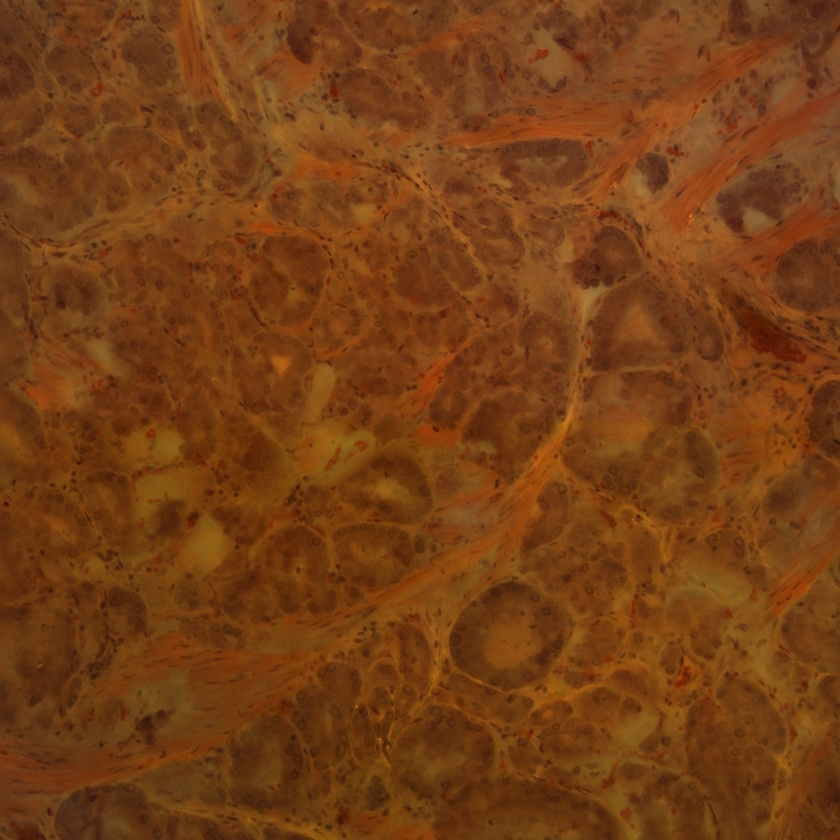
#> input picture Prostate.jpg, 840 x 840 px, shrunk from 2048 x 2048 before the run
$ jupyter execute --allow-errors GPU_ACCELERATED.ipynb
#> lines starting #> are read from the running program, lines starting #| are printed output that depends on the picture
[cell 1]
import cupy as cp
from cupyx.scipy import fftpack
import numpy as np
import cv2
from scipy.optimize import minimize
from skimage.metrics import structural_similarity as ssim
from scipy.signal import convolve2d
from matplotlib import pyplot as plt
from cupyx.scipy.signal import fftconvolve
from PIL import Image

[cell 2]
# [5 lines left out: function gaussian_filter_gpu, not called in this run]

[cell 3]
# [4 lines left out: function apply_kernel_gpu, not called in this run]

[cell 4]
import cupy as cp
from cupyx.scipy.fft import fft2, ifft2, fftshift

# [31 lines left out: function wiener_deconvolution, not called in this run]

[cell 5]
# Load images
input_image = cv2.imread('Prostate.jpg', cv2.IMREAD_GRAYSCALE)
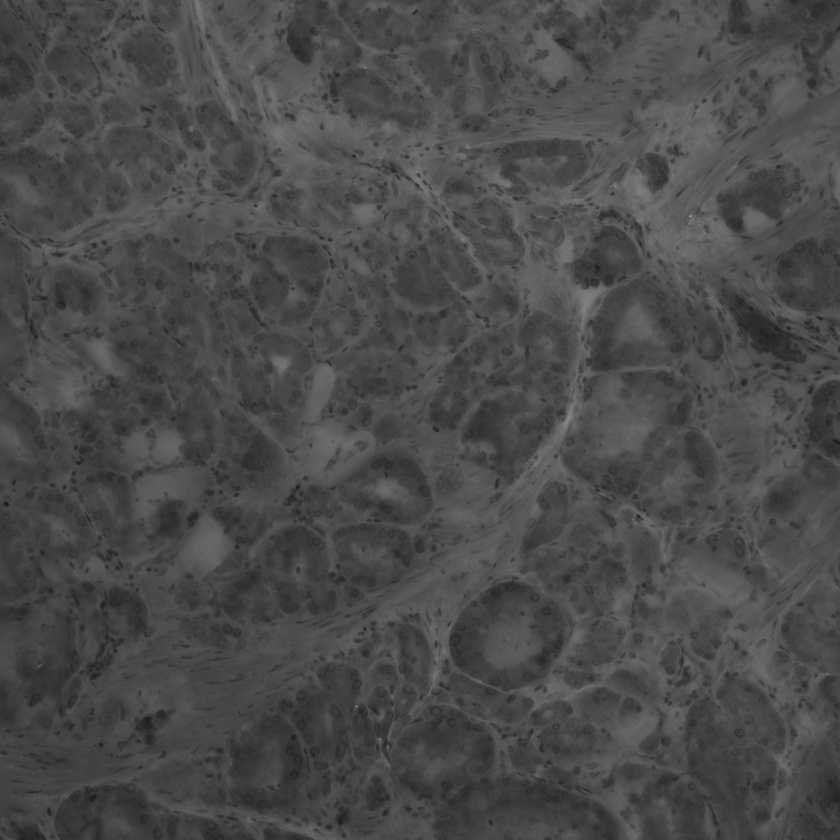
#> input_image: shape (840, 840); min 17, max 172, mean 74.4
target_image = cv2.imread('good.jpg', cv2.IMREAD_GRAYSCALE)
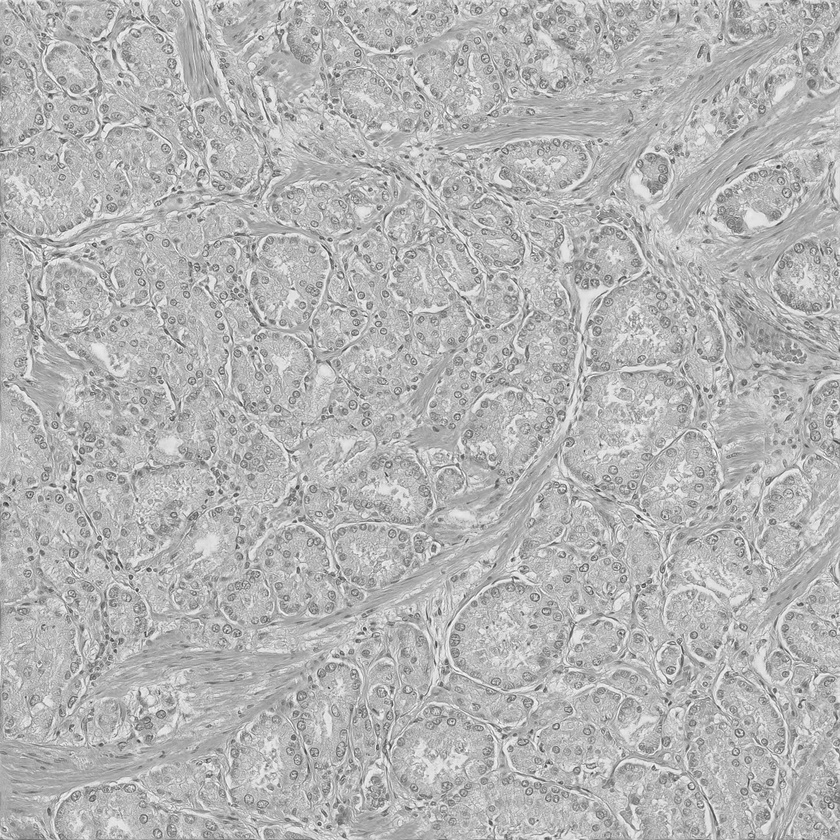
#> input picture good.jpg, 840 x 840 px, shrunk from 2048 x 2048 before the run
#> target_image is the input picture: shape (840, 840); min 38, max 255, mean 180.5

# Ensure both images have the same size
min_shape = np.minimum(input_image.shape, target_image.shape)
#> min_shape = [840, 840]
input_image = input_image[:min_shape[0], :min_shape[1]]
target_image = target_image[:min_shape[0], :min_shape[1]]

# Convert images to float and normalize to [0, 1]
#> (the rest of this cell did not finish here and is left out)

[cell 6]
ssim(cp.asnumpy(input_image), cp.asnumpy(target_image),
                      data_range=1.0,
                      gaussian_weights=True,
                      sigma=1.5,
                      use_sample_covariance=False)
#> (this line was passed over: cupy is not available in this run)

[cell 7]
import cupy as cp
import numpy as np
import cv2
from scipy.optimize import minimize
from skimage.metrics import structural_similarity as ssim

def gaussian_2d(x, y, amplitude, x0, y0, sigma_x, sigma_y):
    return amplitude * cp.exp(-(((x - x0) / sigma_x)**2 + ((y - y0) / sigma_y)**2) / 2)

# [13 lines left out: functions gaussian_sum, objective_ssim, not called in this run]

# Example usage
#> (the rest of this cell did not finish here and is left out)

[cell 8]
import numpy as np
import cupy as cp
import cupyx.scipy.signal as cps
import cv2
from skimage.metrics import structural_similarity as ssim

def gaussian_filter(size, sigma):
    x, y = np.meshgrid(np.linspace(-1, 1, size), np.linspace(-1, 1, size))
    d = np.sqrt(x*x + y*y)
    g = np.exp(-(d**2 / (2.0 * sigma**2)))
    return g / g.sum()

def convolve_arrays(array1, array2, mode='same'):
    cupy_array1 = cp.asarray(array1)
    cupy_array2 = cp.asarray(array2)
    result_cupy = cps.fftconvolve(cupy_array1, cupy_array2, mode=mode)
    return cp.asnumpy(result_cupy)

input_array = cv2.imread('Prostate.jpg', cv2.IMREAD_GRAYSCALE).astype(np.float64) / 255.0
#> input_array: shape (840, 840) float64; min 0.0667, max 0.675, mean 0.292
target_array = cv2.imread('good.jpg', cv2.IMREAD_GRAYSCALE).astype(np.float64) / 255.0
#> target_array: shape (840, 840) float64; min 0.149, max 1, mean 0.708

le_score = 0
le_optimal_kernel = 0
le_optimal_sigma = 0

#> (the rest of this cell did not finish here and is left out)

[cell 9]
gaussian_filter(11, 5).shape

[cell 10]
plt.imsave("new2.jpg", convolve_arrays(input_array, gaussian_filter(11, 1)), cmap="gray")
#> (the call stopped at in convolve_arrays, `cupy_array1 = cp.asarray(array1)`: cupy is not available in this run)

[cell 11]
new_image = convolve2d(input_array, gaussian_filter(11, 0.1))
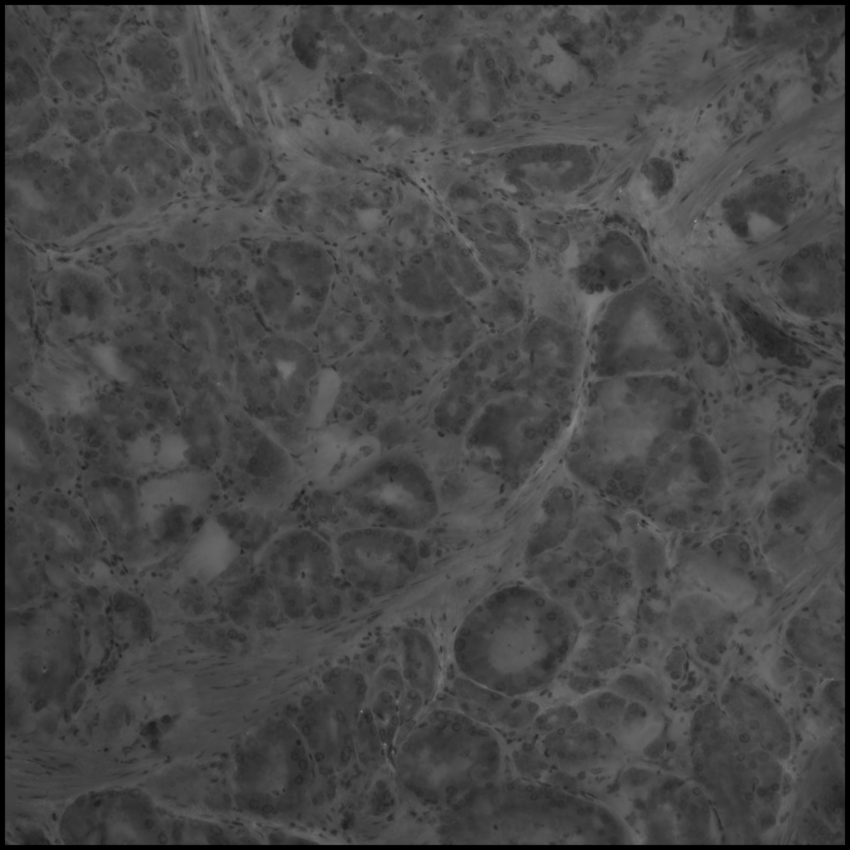
#> new_image: shape (850, 850) float64; min 4.15e-45, max 0.6, mean 0.285
min_shape = np.minimum(new_image.shape, input_array.shape)
le_image_crop = new_image[:min_shape[0], :min_shape[1]]
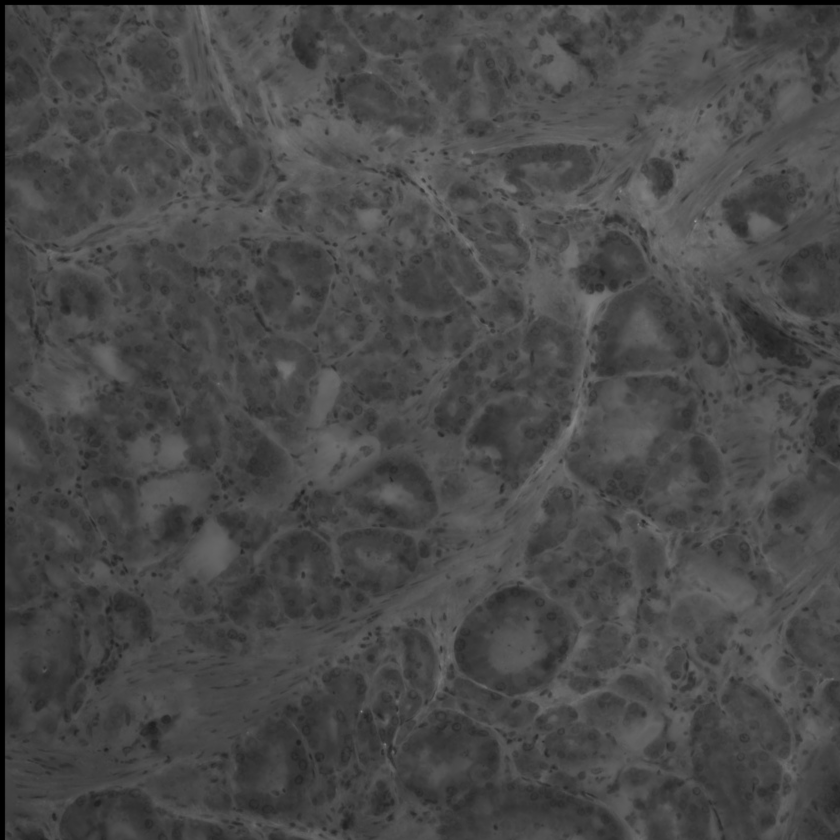
#> le_image_crop: shape (840, 840) float64; min 6.68e-45, max 0.6, mean 0.289
input_array_crop = input_array[:min_shape[0], :min_shape[1]]
new_image = input_array_crop - le_image_crop
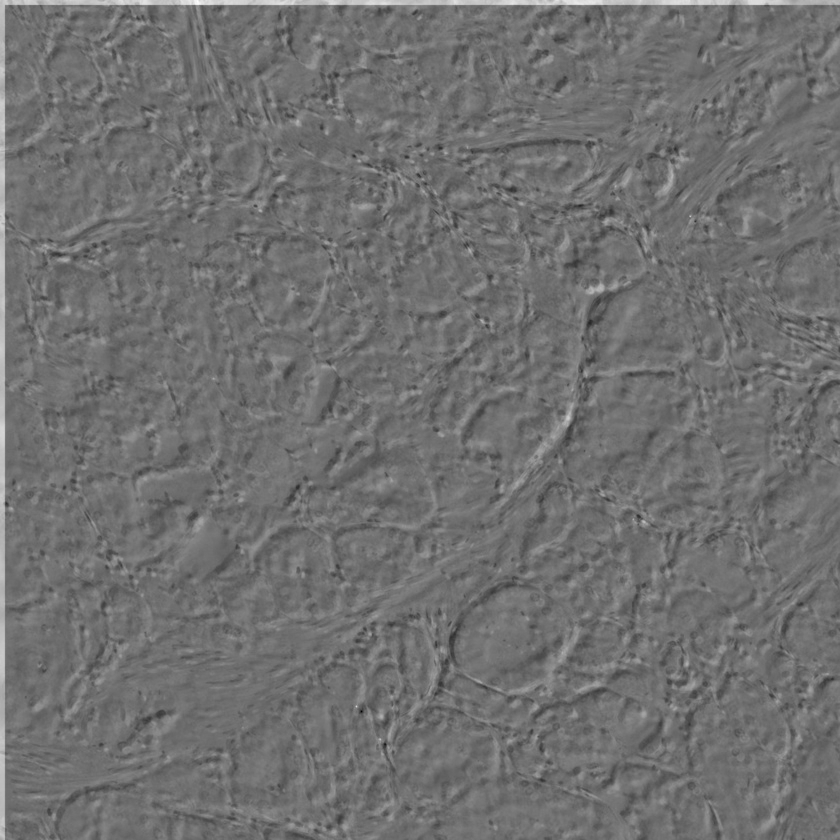
#> new_image: shape (840, 840) float64; min -0.372, max 0.478, mean 0.00319; drawn with min black and max white
plt.imsave("firenewimage.jpg", new_image, cmap="gray")

[cell 12]
# %% [markdown]
# ## Imports

# %%
import cv2
import cupy as cp
import numpy as np
from skimage.metrics import structural_similarity as ssim
from matplotlib import pyplot as plt
from cupyx.scipy.signal import fftconvolve

# %% [markdown]
# ## Helper Functions

# %%
# [4 lines left out: function convolve_arrays, not called in this run]

# %%
def gaussian_filter(size, sigma):
    x, y = np.meshgrid(np.linspace(-1, 1, size), np.linspace(-1, 1, size))
    d = np.sqrt(x*x + y*y)
    g = np.exp(-(d**2 / (2.0 * sigma**2)))
    return g / g.sum()

# %%
def MSE(arr1, arr2):
    mse = cp.mean((arr1 - arr2) ** 2)
    return mse

# %%
plt.imshow(gaussian_filter(21, 2), cmap="gray")

# %% [markdown]
# ## Algo

# %%
ssim_kernel = 0
ssim_sigma = 0
ssim_best = 0
ssim_image = 0

mse_kernel = 0
mse_sigma = 0
mse_best = 0
mse_image = 0

# %%
input_image = cv2.imread('Prostate.jpg', cv2.IMREAD_GRAYSCALE).astype(np.float64) / 255.0
target_image = cv2.imread('good.jpg', cv2.IMREAD_GRAYSCALE).astype(np.float64) / 255.0
#> (the rest of this cell did not finish here and is left out)

[cell 13]
gaussian = gaussian_filter(53, 4.9)
